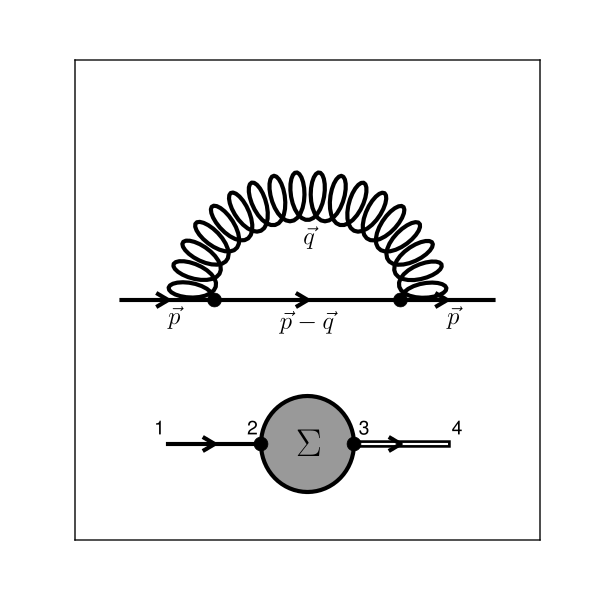

This chart was generated by the following Python code:
"""
Create two lines. One straight and one elliptic.
"""

import unittest
import os
import time

import numpy as np
import matplotlib.pyplot as plt

from ..core import Diagram

from . import TestDiagram

basename = os.path.splitext(os.path.basename(__file__))[0]

class TestText(TestDiagram):

    def test_text(self):

        fig = plt.figure(figsize=(6,6))
        ax = fig.add_subplot(111)
        
        ax.set_xlim(0,1)
        ax.set_ylim(0,1)
        ax.set_xticks([])
        ax.set_yticks([])
        
        # First diagram
        D1 = Diagram(ax)

        v1 = D1.verticle(xy=(.2,.2), marker='')
        v2 = D1.verticle(xy=(.4,.2))
        v3 = D1.verticle(xy=(.6,.2))
        v4 = D1.verticle(xy=(.8,.2), marker='')

        v1.text('1', x=-.03, y=.02)
        v2.text('2', x=-.03, y=.02)
        v3.text('3', x= .01, y=.02)
        v4.text('4', x= .01, y=.02)

        D1.line(v1, v2, arrow=True)
        O = D1.operator([v2,v3])
        O.text("$\Sigma$", -.025,-.025, fontsize=28)
        D1.line(v3, v4, linestyle='double', arrow=True)

        D1.plot()

        # Second diagram
        D2 = Diagram(ax)

        v1 = D2.verticle(xy=(.1,.5), marker='')
        v2 = D2.verticle(xy=(.3,.5))
        v3 = D2.verticle(xy=(.7,.5))
        v4 = D2.verticle(xy=(.9,.5), marker='')

        l12 = D2.line(v1, v2, arrow=True)
        w23 = D2.line(v2, v3, pathtype='elliptic', linetype='loopy',
                nloops=18)
        l23 = D2.line(v2, v3, arrow=True)
        l34 = D2.line(v3, v4, arrow=True)

        l12.text("$\\vec{p}$",          t=.5,  y=-.05, fontsize=18)
        w23.text("$\\vec{q}$",          t=.48, y=-.05, fontsize=18)
        l23.text("$\\vec{p}-\\vec{q}$", t=.35,  y=-.06, fontsize=18)
        l34.text("$\\vec{p}$",          t=.5,  y=-.05, fontsize=18)
        
        D2.plot()

        self.show_pdf(basename)
